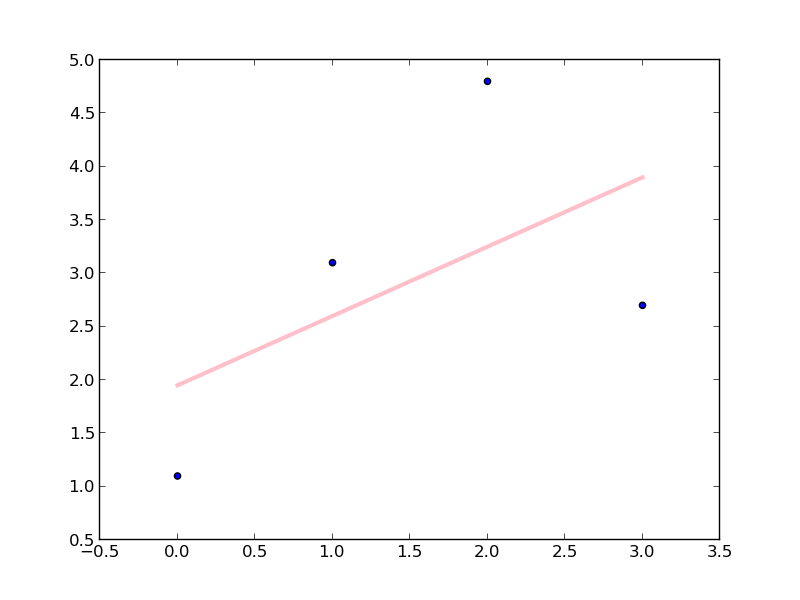

Generate this figure with Python:
import numpy as np
from sklearn import linear_model
import matplotlib.pyplot as plt

array = np.array([[0, 1.1], [1, 3.1], [2, 4.8], [3, 2.7]])
print array

X = array[:, 0:1]
Y = array[:, 1]

print X
print Y

regr = linear_model.LinearRegression()
regr.fit(X, Y)

print 'Coefficients: %f' % regr.coef_
print 'Residual sum of squares: %f' % np.mean((regr.predict(X) - Y) ** 2)
print 'Variance score %f' % regr.score(X, Y)

plt.scatter(X, Y)
plt.plot(X, regr.predict(X), color = 'pink', linewidth = 3)
plt.savefig("twodim.png")
